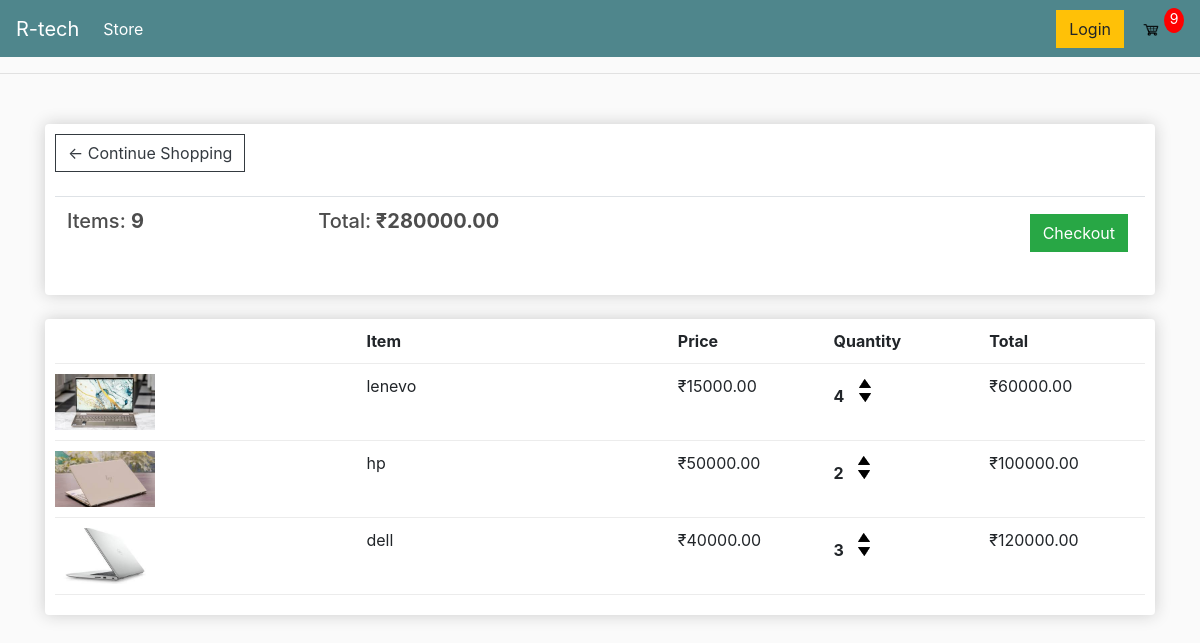
The app's page /cart/ (signed in) with its own data.
### store/models.py (models this page shows, shortened)
class Order(models.Model):
    customer = models.ForeignKey(Customer, on_delete = models.SET_NULL, null = True, blank = True)
    date_ordered = models.DateTimeField(auto_now_add = True)
    complete = models.BooleanField(default = False, null = True, blank = False)
    transaction_id = models.CharField(max_length = 100, null = True)
    @property
    def get_cart_total(self):
        orderitems = self.orderitem_set.all()
        total = sum([item.get_total for item in orderitems])
        return total
    @property
    def get_cart_items(self):
        orderitems = self.orderitem_set.all()
        total = sum([item.quantity for item in orderitems])
        return total

class OrderItem(models.Model):
    product = models.ForeignKey(Product, on_delete = models.SET_NULL, null = True, blank = True)
    order = models.ForeignKey(Order, on_delete = models.SET_NULL, null = True, blank = True)
    quantity = models.IntegerField( default=0, null = True, blank = True)
    date_added = models.DateTimeField(auto_now_add = True)
    @property
    def get_total(self):
        total = self.product.price * self.quantity
        return total

class Product(models.Model):
    name = models.CharField(max_length = 200, null = True)
    price = models.DecimalField(max_digits = 7, decimal_places = 2)
    digital = models.BooleanField(default = False, null = True, blank = True)
    image = models.ImageField(null = True , blank = True)
    @property
    def imageURL(self):
        try:
             url = self. image.url
        except:
             url = ''
        return url

### store/views.py (the view)
# urls.py: path('cart/', views.cart, name="cart"),
def cart(request):
    data = cartData(request)
    cartItems = data['cartItems']
    order = data['order']
    items = data['items']
    context = {'items' : items , 'order' : order , 'cartItems' : cartItems}
    return render(request, 'cart.html', context)

### store/utils.py (called while the page is built)
def cartData(request):
    if request.user.is_authenticated:
        customer = request.user.customer
        order, created = Order.objects.get_or_create(customer=customer, complete=False)
        items = order.orderitem_set.all()
        cartItems = order.get_cart_items
    else:
        cookieData = cookieCart(request)
        cartItems = cookieData['cartItems']
        order = cookieData['order']
        items = cookieData['items']
    return {'cartItems':cartItems ,'order':order, 'items':items}

### templates/cart.html
{% extends 'main.html' %}
{% load static %}
{% block content %}
    <div class="row">
        <div class="col-lg-12">
            <div class="box-element">
                <a  class="btn btn-outline-dark" href="{% url 'store' %}">&#x2190; Continue Shopping</a>
                <br>
                <br>
                <table class="table">
                    <tr>
                        <th><h5>Items: <strong>{{order.get_cart_items}}</strong></h5></th>
                        <th><h5>Total:<strong> ₹{{order.get_cart_total|floatformat:2}}</strong></h5></th>
                        <th>
                            <a  style="float:right; margin:5px;" class="btn btn-success" href="{% url 'checkout' %}">Checkout</a>
                        </th>
                    </tr>
                </table>
            </div>
            <br>
            <div class="box-element">
                <div class="cart-row">
                    <div style="flex:2"></div>
                    <div style="flex:2"><strong>Item</strong></div>
                    <div style="flex:1"><strong>Price</strong></div>
                    <div style="flex:1"><strong>Quantity</strong></div>
                    <div style="flex:1"><strong>Total</strong></div>
                </div>
                {% for item in items %}
                <div class="cart-row">
                    <div style="flex:2"><img class="row-image" src="{{item.product.imageURL}}"></div>
                    <div style="flex:2"><p>{{item.product.name}}</p></div>
                    <div style="flex:1"><p>₹{{item.product.price|floatformat:2}}</p></div>
                    <div style="flex:1">
                        <p class="quantity">{{item.quantity}}</p>
                        <div class="quantity">
                            <img data-product="{{item.product.id}}" data-action="add" class="chg-quantity update-cart" src="{% static  'images/arrow-up.png' %}">
                            <img data-product="{{item.product.id}}" data-action="remove" class="chg-quantity update-cart" src="{% static  'images/arrow-down.png' %}">
                        </div>
                    </div>
                    <div style="flex:1"><p>₹{{item.get_total|floatformat:2}}</p></div>
                </div>
                {% endfor %}
            </div>
        </div>
    </div>
{% endblock content %}

### templates/main.html (shortened to what this page needs)
<!DOCTYPE html>
{% load static %}
<html>
<head>
    <link rel="stylesheet" href="https://stackpath.bootstrapcdn.com/bootstrap/4.4.1/css/bootstrap.min.css">
    <link rel="stylesheet" type="text/css" href="{% static 'css/main.css' %}">
</head>
<body>
     {% include 'navbar.html' %}
        <hr>
         <div class="container">
                <br>
                {% block content %}
                 {% endblock content %}
         </div>
</body>
</html>

### templates/navbar.html (shortened to what this page needs)
{% load static %}
<nav class="navbar navbar-expand-lg navbar-dark bg-dark">
  <a class="navbar-brand" href="{% url 'store' %}">R-tech</a>
  <div class="collapse navbar-collapse" id="navbarSupportedContent">
    <ul class="navbar-nav mr-auto">
      <li class="nav-item active">
        <a class="nav-link" href="{% url 'store' %}">Store <span class="sr-only">(current)</span></a>
      </li>
    </ul>
    <div class="form-inline my-2 my-lg-0">
      <a href="#"class="btn btn-warning">Login</a>
      <a href="{% url 'cart' %}">
        <img  id="cart-icon" src="{% static 'images/cart.png' %}">
      </a>
      <p id="cart-total">{{ cartItems }}</p>
    </div>
  </div>
</nav>

### static/css/main.css (style rules this page uses)
body { background-color: hsl(0, 0%, 98%); }
h1,h2,h3,h4,h5,h6 { color:hsl(0, 0%, 30%); }
.box-element { box-shadow:hsl(0, 0%, 80%) 0 0 16px; background-color: #fff; border-radius: 4px; padding: 10px; }
.bg-dark { background-color: #4f868c!important; }
#cart-icon { width:25px; display: inline-block; margin-left: 15px; }
#cart-total { display: block; text-align: center; color:#fff; background-color: red; width: 20px; height: 25px; border-radius: 50%; font-size: 14px; }
.col-lg-4, .col-lg-6, .col-lg-8, .col-lg-12 { margin-top: 10px; }
.btn { border-radius: 0; }
.row-image { width: 100px; }
.cart-row { display: flex; align-items: flex-stretch; padding-bottom: 10px; margin-bottom: 10px; border-bottom: 1px solid #ececec; }
.quantity { display: inline-block; font-weight: 700; padding-right:10px; }
.chg-quantity { width: 12px; cursor: pointer; display: block; margin-top: 5px; transition:.1s; }

### records on screen
Order: get_cart_items "9", get_cart_total "280000.00"
OrderItem: product.imageURL (picture), product.name "lenevo", product.price "15000.00", quantity "4", get_total "60000.00"
OrderItem: product.imageURL (picture), product.name "hp", product.price "50000.00", quantity "2", get_total "100000.00"
OrderItem: product.imageURL (picture), product.name "dell", product.price "40000.00", quantity "3", get_total "120000.00"

### other values on screen
{{ cartItems }} "9"
